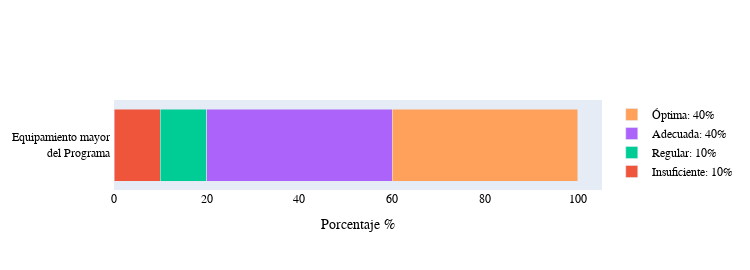

Notebook cell for this chart:
### Code cell
opinion_equipment(path_file_sorted)

### Figure 1 — Plotly figure (JSON) as saved in the notebook; plotly's stock layout.template omitted (floating-point values rounded to 4 significant figures)
{"data": [{"name": "Muy insuficiente: 9.1%", "orientation": "h", "type": "bar", "x": [], "y": ["Equipamiento mayor <br> del Programa "]}, {"name": "Insuficiente: 10%", "orientation": "h", "type": "bar", "x": [10], "y": ["Equipamiento mayor <br> del Programa "]}, {"name": "Regular: 10%", "orientation": "h", "type": "bar", "x": [10], "y": ["Equipamiento mayor <br> del Programa "]}, {"name": "Adecuada: 40%", "orientation": "h", "type": "bar", "x": [40], "y": ["Equipamiento mayor <br> del Programa "]}, {"name": "Óptima: 40%", "orientation": "h", "type": "bar", "x": [40], "y": ["Equipamiento mayor <br> del Programa "]}], "layout": {"barmode": "stack", "font": {"color": "black", "family": "Rockwell", "size": 12}, "height": 270, "legend": {"title": {"font": {"color": "green"}}}, "title": {"font": {"color": "black", "family": "Rockwell", "size": 12}, "text": ""}, "width": 750, "xaxis": {"title": {"text": "Porcentaje %"}}}}
